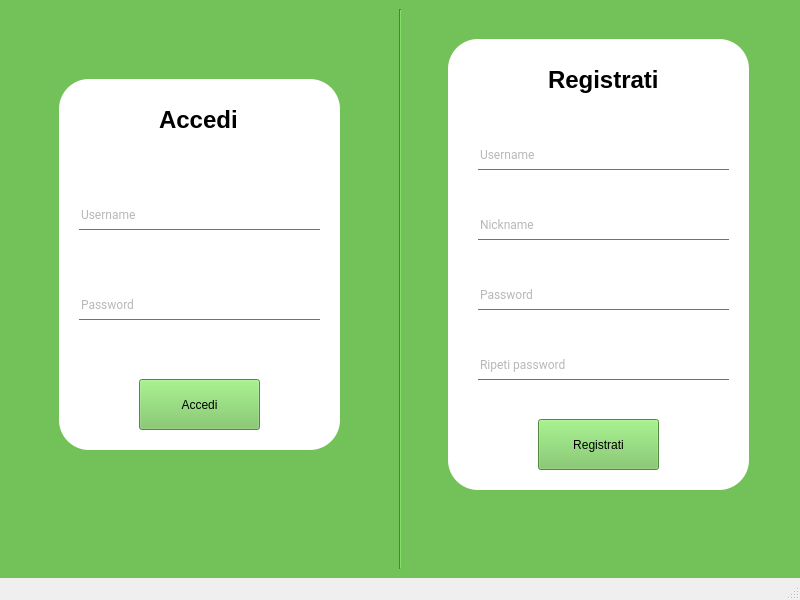
<?xml version="1.0" encoding="UTF-8"?>
<ui version="4.0">
 <class>MainWindow</class>
 <widget class="QMainWindow" name="MainWindow">
  <property name="geometry">
   <rect>
    <x>0</x>
    <y>0</y>
    <width>800</width>
    <height>600</height>
   </rect>
  </property>
  <property name="minimumSize">
   <size>
    <width>800</width>
    <height>600</height>
   </size>
  </property>
  <property name="maximumSize">
   <size>
    <width>800</width>
    <height>600</height>
   </size>
  </property>
  <property name="windowTitle">
   <string>MainWindow</string>
  </property>
  <widget class="QWidget" name="centralwidget">
   <property name="styleSheet">
    <string notr="true">QWidget{
background:#73c259;
}</string>
   </property>
   <layout class="QHBoxLayout" name="horizontalLayout_2">
    <item>
     <layout class="QHBoxLayout" name="horizontalLayout">
      <item>
       <widget class="QWidget" name="loginWidget_2" native="true">
        <property name="focusPolicy">
         <enum>Qt::ClickFocus</enum>
        </property>
        <widget class="QFrame" name="loginFrame">
         <property name="geometry">
          <rect>
           <x>50</x>
           <y>70</y>
           <width>281</width>
           <height>371</height>
          </rect>
         </property>
         <property name="styleSheet">
          <string notr="true">QFrame{
	background: 	#ffffff;
	border-radius: 30px;
}</string>
         </property>
         <property name="frameShape">
          <enum>QFrame::StyledPanel</enum>
         </property>
         <property name="frameShadow">
          <enum>QFrame::Raised</enum>
         </property>
         <widget class="QLabel" name="loginLabel">
          <property name="geometry">
           <rect>
            <x>100</x>
            <y>20</y>
            <width>121</width>
            <height>41</height>
           </rect>
          </property>
          <property name="styleSheet">
           <string notr="true">*{
font-familiy: Roboto;
font-size: 24px;
font:bold;
}</string>
          </property>
          <property name="text">
           <string>Accedi</string>
          </property>
         </widget>
         <widget class="QLineEdit" name="loginUsername">
          <property name="geometry">
           <rect>
            <x>20</x>
            <y>120</y>
            <width>241</width>
            <height>31</height>
           </rect>
          </property>
          <property name="styleSheet">
           <string notr="true">QLineEdit{
	background: transparent;
	border:none;
	color:#717072;
	border-bottom:1px solid #717072;
	font-family: Roboto;
}</string>
          </property>
          <property name="inputMask">
           <string/>
          </property>
          <property name="text">
           <string/>
          </property>
          <property name="placeholderText">
           <string>Username</string>
          </property>
         </widget>
         <widget class="QLineEdit" name="loginPassword">
          <property name="geometry">
           <rect>
            <x>20</x>
            <y>210</y>
            <width>241</width>
            <height>31</height>
           </rect>
          </property>
          <property name="styleSheet">
           <string notr="true">QLineEdit{
	background: transparent;
	border:none;
	color:#717072;
	border-bottom:1px solid #717072;
	font-family: Roboto;
	type: password
}</string>
          </property>
          <property name="inputMask">
           <string/>
          </property>
          <property name="text">
           <string/>
          </property>
          <property name="maxLength">
           <number>32767</number>
          </property>
          <property name="echoMode">
           <enum>QLineEdit::Password</enum>
          </property>
          <property name="placeholderText">
           <string>Password</string>
          </property>
         </widget>
         <widget class="QPushButton" name="loginButton">
          <property name="geometry">
           <rect>
            <x>80</x>
            <y>300</y>
            <width>121</width>
            <height>51</height>
           </rect>
          </property>
          <property name="styleSheet">
           <string notr="true">
loginButton{ 
      text-decoration: none; 
      border: none; 
      padding: 12px 40px; 
      font-size: 16px; 
      background-color: green; 
      color: #fff; 
      border-radius: 5px; 
      box-shadow: 7px 6px 28px 1px rgba(0, 0, 0, 0.24); 
      cursor: pointer; 
      outline: none; 
      transition: 0.2s all; 
 } 
        /* Adding transformation when the button is active */ 
          
.loginButton:active { 
       transform: scale(0.98); 
       /* Scaling button to 0.98 to its original size */ 
       box-shadow: 3px 2px 22px 1px rgba(0, 0, 0, 0.24); 
        /* Lowering the shadow */ 
 } </string>
          </property>
          <property name="text">
           <string>Accedi</string>
          </property>
          <property name="autoDefault">
           <bool>false</bool>
          </property>
         </widget>
        </widget>
       </widget>
      </item>
      <item>
       <widget class="Line" name="line">
        <property name="orientation">
         <enum>Qt::Vertical</enum>
        </property>
       </widget>
      </item>
      <item>
       <widget class="QWidget" name="registrationWidget" native="true">
        <widget class="QFrame" name="registrationFrame">
         <property name="geometry">
          <rect>
           <x>40</x>
           <y>30</y>
           <width>301</width>
           <height>451</height>
          </rect>
         </property>
         <property name="styleSheet">
          <string notr="true">QFrame{
	background: 	#ffffff;
	border-radius: 30px;
}</string>
         </property>
         <property name="frameShape">
          <enum>QFrame::StyledPanel</enum>
         </property>
         <property name="frameShadow">
          <enum>QFrame::Raised</enum>
         </property>
         <widget class="QLineEdit" name="registrationNickname">
          <property name="geometry">
           <rect>
            <x>30</x>
            <y>170</y>
            <width>251</width>
            <height>31</height>
           </rect>
          </property>
          <property name="styleSheet">
           <string notr="true">QLineEdit{
	background: transparent;
	border:none;
	color:#717072;
	border-bottom:1px solid #717072;
	font-family: Roboto;
}</string>
          </property>
          <property name="inputMask">
           <string/>
          </property>
          <property name="text">
           <string/>
          </property>
          <property name="placeholderText">
           <string>Nickname</string>
          </property>
         </widget>
         <widget class="QLabel" name="registrationLabel">
          <property name="geometry">
           <rect>
            <x>100</x>
            <y>20</y>
            <width>121</width>
            <height>41</height>
           </rect>
          </property>
          <property name="styleSheet">
           <string notr="true">*{
font-familiy: Roboto;
font-size: 24px;
font:bold;
}</string>
          </property>
          <property name="text">
           <string>Registrati</string>
          </property>
         </widget>
         <widget class="QLineEdit" name="registrationFirstPassword">
          <property name="geometry">
           <rect>
            <x>30</x>
            <y>240</y>
            <width>251</width>
            <height>31</height>
           </rect>
          </property>
          <property name="styleSheet">
           <string notr="true">QLineEdit{
	background: transparent;
	border:none;
	color:#717072;
	border-bottom:1px solid #717072;
	font-family: Roboto;
}</string>
          </property>
          <property name="inputMask">
           <string/>
          </property>
          <property name="text">
           <string/>
          </property>
          <property name="maxLength">
           <number>32767</number>
          </property>
          <property name="echoMode">
           <enum>QLineEdit::Password</enum>
          </property>
          <property name="placeholderText">
           <string>Password</string>
          </property>
         </widget>
         <widget class="QLineEdit" name="registrationUsername">
          <property name="geometry">
           <rect>
            <x>30</x>
            <y>100</y>
            <width>251</width>
            <height>31</height>
           </rect>
          </property>
          <property name="styleSheet">
           <string notr="true">QLineEdit{
	background: transparent;
	border:none;
	color:#717072;
	border-bottom:1px solid #717072;
	font-family: Roboto;
}</string>
          </property>
          <property name="inputMask">
           <string/>
          </property>
          <property name="text">
           <string/>
          </property>
          <property name="placeholderText">
           <string>Username</string>
          </property>
         </widget>
         <widget class="QPushButton" name="registrationButton">
          <property name="geometry">
           <rect>
            <x>90</x>
            <y>380</y>
            <width>121</width>
            <height>51</height>
           </rect>
          </property>
          <property name="focusPolicy">
           <enum>Qt::ClickFocus</enum>
          </property>
          <property name="styleSheet">
           <string notr="true">loginButton{ 
      text-decoration: none; 
      border: none; 
      padding: 12px 40px; 
      font-size: 16px; 
      background-color: green; 
      color: #fff; 
      border-radius: 5px; 
      box-shadow: 7px 6px 28px 1px rgba(0, 0, 0, 0.24); 
      cursor: pointer; 
      outline: none; 
      transition: 0.2s all; 
 } 
        /* Adding transformation when the button is active */ 
          
.loginButton:active { 
       transform: scale(0.98); 
       /* Scaling button to 0.98 to its original size */ 
       box-shadow: 3px 2px 22px 1px rgba(0, 0, 0, 0.24); 
        /* Lowering the shadow */ 
 } </string>
          </property>
          <property name="text">
           <string>Registrati</string>
          </property>
         </widget>
         <widget class="QLineEdit" name="registrationSecondPassword">
          <property name="geometry">
           <rect>
            <x>30</x>
            <y>310</y>
            <width>251</width>
            <height>31</height>
           </rect>
          </property>
          <property name="styleSheet">
           <string notr="true">QLineEdit{
	background: transparent;
	border:none;
	color:#717072;
	border-bottom:1px solid #717072;
	font-family: Roboto;
}</string>
          </property>
          <property name="inputMask">
           <string/>
          </property>
          <property name="text">
           <string/>
          </property>
          <property name="maxLength">
           <number>32767</number>
          </property>
          <property name="echoMode">
           <enum>QLineEdit::Password</enum>
          </property>
          <property name="placeholderText">
           <string>Ripeti password</string>
          </property>
         </widget>
        </widget>
       </widget>
      </item>
     </layout>
    </item>
   </layout>
  </widget>
  <widget class="QMenuBar" name="menubar">
   <property name="geometry">
    <rect>
     <x>0</x>
     <y>0</y>
     <width>800</width>
     <height>21</height>
    </rect>
   </property>
  </widget>
  <widget class="QStatusBar" name="statusbar"/>
 </widget>
 <resources/>
 <connections/>
</ui>
